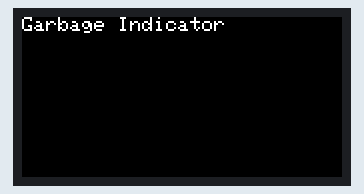
This sketch was run on a simulated ESP32. On the bench: 160×80 colour display. WiFi joins after 1.5 s; servers stay silent unless stated; the local clock reads 2024-03-15 10:24:30 at power-on unless the sketch sets it; what the sketch prints to the serial monitor is not drawn.

Above: at 0.2 s.
At 1.7 s:
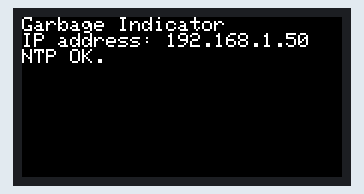
At 5.4 s:
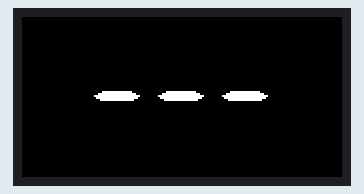

Measured:
- what the display in image 1 shows lasts 3.6 s, from 1.7 s to 5.3 s

The sketch:

indicator.ino
```cpp
#include <HTTPClient.h>
#include <M5StickC.h>
#include <WiFi.h>
#include "settings.h"
#include "resources.h"

// ネットワーク設定
const char *ssid = SSID;
const char *password = PASSWORD;
const char *host = HOSTNAME;
const int port = PORT;
const int RESPONSE_TIMEOUT_MILLIS = 5000;

// ゴミ種別
typedef struct {
  const char* name;
  const unsigned short* icon;
} GarbageType;

const int TYPE_COUNT = 3;
GarbageType types[TYPE_COUNT] = {
  {"plastic", PLASTIC_ICON},
  {"burnable", BURNABLE_ICON},
  {"recyclable", RECYCABLE_ICON}
};

// 描画
TFT_eSprite canvas = TFT_eSprite(&M5.Lcd);

// 動作設定
const int FONT_NUMBER = 7;
const int INTERVAL = 10 * 60 * 1000;

// 関数
void updateLatest();
int getGarbageDay(int typeIndex);

/**
 * 初回処理
 */
void setup()
{
  // 初期化
  M5.begin();

  // LCD スクリーン初期化
  M5.Lcd.fillScreen(BLACK);
  M5.Lcd.setTextColor(WHITE);
  M5.Axp.ScreenBreath(48);
  M5.Lcd.setRotation(1);
  M5.Lcd.setTextSize(1);
  M5.Lcd.println("Garbage Indicator");

  // ダブルバッファ用スプライト作成
  canvas.createSprite(M5.Lcd.width(), M5.Lcd.height());
  canvas.setSwapBytes(true);

  // Wi-Fi 接続
  Serial.println();
  Serial.print("Connecting to ");
  Serial.println(ssid);
  WiFi.begin(ssid, password);
  while (WiFi.status() != WL_CONNECTED)
  {
    // 接続待ち
    delay(500);
    Serial.print(".");
  }

  Serial.println();
  Serial.println("Wi-Fi connected.");
  Serial.print("IP address: ");
  M5.Lcd.print("IP address: ");
  Serial.println(WiFi.localIP());
  M5.Lcd.println(WiFi.localIP());

  // 時刻同期
  configTzTime("JST-9", "ntp.nict.jp");
  Serial.println("NTP OK.");
  M5.Lcd.println("NTP OK.");

  delay(3000);

  // 最新の状態を取得
  M5.Lcd.setTextFont(FONT_NUMBER);
  M5.Lcd.setTextSize(7);
  updateLatest();

  delay(INTERVAL);
}

/**
 * メインループ
 */
void loop()
{
  M5.update();
  updateLatest();
  delay(INTERVAL);
}

/**
 * サーバーから自機の最新の状態を取得します。
 */
void updateLatest()
{
  M5.Lcd.startWrite();
  canvas.fillSprite(BLACK);

  // 現在時刻を取得
  struct tm currentTime;
  if (!getLocalTime(&currentTime)) {
    Serial.println("CurrentTime: (Failed)");
    canvas.drawCentreString("---", 160 / 2, 16, FONT_NUMBER);
    canvas.pushSprite(0, 0);
    M5.Lcd.endWrite();
    return;
  }
  Serial.printf("CurrentTime: %04d/%02d/%02d %02d:%02d\n", currentTime.tm_year + 1900, currentTime.tm_mon + 1, currentTime.tm_mday, currentTime.tm_hour, currentTime.tm_min);

  // 次の収集ゴミの種別を取得
  int hour = currentTime.tm_hour;
  int targetDays = (0 <= hour && hour < 9) ? 0 : 1;
  GarbageType* selectedType = nullptr;

  for (int i = 0; i < TYPE_COUNT; i++) {
    int days = getGarbageDay(i);

    Serial.print("[");
    Serial.print(i);
    Serial.print("] ");
    Serial.print(types[i].name);
    Serial.print("=");
    Serial.println(days);

    if (selectedType == nullptr && days == targetDays) {
      selectedType = &types[i];
    }
  }

  Serial.print("TargetDays=");
  Serial.println(targetDays);

  // ゴミ種別に従ってアイコンを描画
  if (selectedType != nullptr) {
    canvas.pushImage(8, 0, 80, 80, selectedType->icon);
    canvas.drawCentreString(String(targetDays), 160 / 2 + 160 / 4 + 6, 18, FONT_NUMBER);
    Serial.print("Draw: [");
    Serial.print(selectedType->name);
    Serial.println("]");
  } else {
    canvas.drawCentreString("---", 160 / 2, 16, FONT_NUMBER);
    Serial.println("Draw: (No garbage collection)");
  }

  canvas.pushSprite(0, 0);
  M5.Lcd.endWrite();

  Serial.println("Update Completed.");
}

/**
 * 次の収集日までの日数を取得します。
 */
int getGarbageDay(int typeIndex)
{
  HTTPClient client;
  client.setTimeout(RESPONSE_TIMEOUT_MILLIS);
  String url = "https://" + String(host) + ":" + String(port) + "/garbage/check/" + types[typeIndex].name;

  if (!client.begin(url))
  {
    Serial.println("Connection failed.");
    return -1;
  }

  int httpCode = client.GET();
  String days = client.getString();
  client.end();

  return days.toInt();
}
```

settings.example.h
```cpp
// ########################################################
//  プライベートな Wi-Fi 接続設定などの定義 [サンプル]
//  settings.h としてコピーした上で適宜設定を行って下さい。
// ########################################################

#define SSID "xxxxxxx"
#define PASSWORD "xxxxxxx"
#define HOSTNAME "xxxxxxx"
#define PORT 80
```

Source omitted: resources.h (data table, 139997 bytes)
